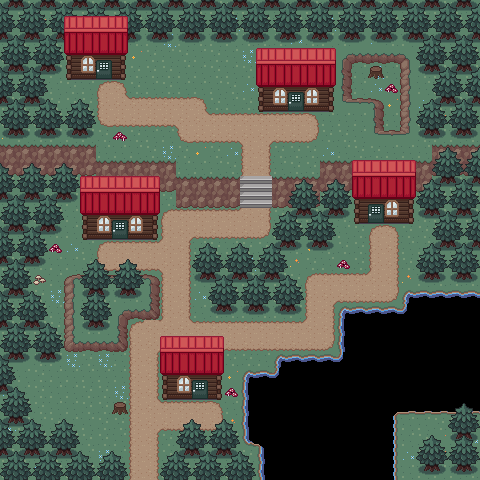

This game map was drawn from its Tiled (.tmx) file and the tilesets committed beside it. A one-line description and the trimmed map source follow:
An orthogonal 30x30 tile map with 16x16 px tiles, 3 tile layers (Back, Middle, Front) and 6 objects (6x TallGrass).

<map version="1.10" tiledversion="1.11.2" class="PymonMap" orientation="orthogonal" renderorder="right-down" width="30" height="30" tilewidth="16" tileheight="16" infinite="0" nextlayerid="11" nextobjectid="62">
 <editorsettings>
  <export target="test.tmj" format="json" />
 </editorsettings>
 <properties>
  <property name="encounter_max_level" type="int" value="6" />
  <property name="encounter_min_level" type="int" value="3" />
  <property name="tall_grass_type" value="forest" />
 </properties>
 <tileset firstgid="1" source="../../tilesets/Forest.tsx" />
 <layer id="1" name="Back" width="30" height="30">
  <data>[900 cells, 900 non-empty, 48 distinct tile ids]</data>
 </layer>
 <layer id="7" name="Middle" width="30" height="30">
  <data>[900 cells, 396 non-empty, 24 distinct tile ids]</data>
 </layer>
 <objectgroup id="6" name="Update Tiles" />
 <objectgroup id="10" name="Encounter Tiles">
  <object id="56" type="TallGrass" x="144" y="48" width="96" height="48" />
  <object id="57" type="TallGrass" x="272" y="144" width="48" height="32" />
  <object id="58" type="TallGrass" x="400" y="416" width="48" height="32" />
  <object id="59" type="TallGrass" x="400" y="448" width="16" height="32" />
  <object id="60" type="TallGrass" x="32" y="368" width="64" height="64" />
  <object id="61" type="TallGrass" x="16" y="368" width="16" height="32" />
 </objectgroup>
 <layer id="3" name="Front" width="30" height="30">
  <data>[900 cells, 225 non-empty, 14 distinct tile ids]</data>
 </layer>
</map>